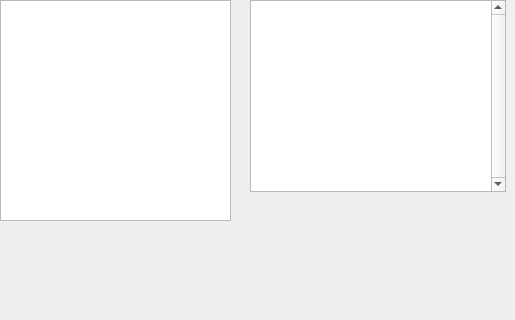
<?xml version="1.0" encoding="UTF-8"?>
<ui version="4.0">
 <class>MobileRobotsClass</class>
 <widget class="QMainWindow" name="MobileRobotsClass">
  <property name="geometry">
   <rect>
    <x>0</x>
    <y>0</y>
    <width>515</width>
    <height>320</height>
   </rect>
  </property>
  <property name="sizePolicy">
   <sizepolicy hsizetype="Fixed" vsizetype="Fixed">
    <horstretch>0</horstretch>
    <verstretch>0</verstretch>
   </sizepolicy>
  </property>
  <property name="minimumSize">
   <size>
    <width>320</width>
    <height>320</height>
   </size>
  </property>
  <property name="sizeIncrement">
   <size>
    <width>32</width>
    <height>32</height>
   </size>
  </property>
  <property name="baseSize">
   <size>
    <width>320</width>
    <height>320</height>
   </size>
  </property>
  <property name="windowTitle">
   <string>MobileRobots</string>
  </property>
  <property name="toolButtonStyle">
   <enum>Qt::ToolButtonIconOnly</enum>
  </property>
  <widget class="QWidget" name="centralWidget">
   <widget class="QGraphicsView" name="canvas">
    <property name="geometry">
     <rect>
      <x>0</x>
      <y>0</y>
      <width>231</width>
      <height>221</height>
     </rect>
    </property>
    <property name="sizeIncrement">
     <size>
      <width>32</width>
      <height>32</height>
     </size>
    </property>
    <property name="mouseTracking">
     <bool>false</bool>
    </property>
    <property name="acceptDrops">
     <bool>false</bool>
    </property>
    <property name="verticalScrollBarPolicy">
     <enum>Qt::ScrollBarAlwaysOff</enum>
    </property>
    <property name="horizontalScrollBarPolicy">
     <enum>Qt::ScrollBarAlwaysOff</enum>
    </property>
    <property name="sizeAdjustPolicy">
     <enum>QAbstractScrollArea::AdjustIgnored</enum>
    </property>
    <property name="interactive">
     <bool>true</bool>
    </property>
    <property name="renderHints">
     <set>QPainter::Antialiasing|QPainter::HighQualityAntialiasing|QPainter::SmoothPixmapTransform</set>
    </property>
    <property name="resizeAnchor">
     <enum>QGraphicsView::AnchorViewCenter</enum>
    </property>
   </widget>
   <widget class="QPlainTextEdit" name="infoWidget">
    <property name="geometry">
     <rect>
      <x>250</x>
      <y>0</y>
      <width>256</width>
      <height>192</height>
     </rect>
    </property>
    <property name="sizePolicy">
     <sizepolicy hsizetype="Fixed" vsizetype="Expanding">
      <horstretch>0</horstretch>
      <verstretch>0</verstretch>
     </sizepolicy>
    </property>
    <property name="locale">
     <locale language="English" country="UnitedStates"/>
    </property>
    <property name="verticalScrollBarPolicy">
     <enum>Qt::ScrollBarAlwaysOn</enum>
    </property>
    <property name="horizontalScrollBarPolicy">
     <enum>Qt::ScrollBarAlwaysOff</enum>
    </property>
    <property name="readOnly">
     <bool>true</bool>
    </property>
   </widget>
  </widget>
  <widget class="QMenuBar" name="menuBar">
   <property name="geometry">
    <rect>
     <x>0</x>
     <y>0</y>
     <width>515</width>
     <height>21</height>
    </rect>
   </property>
  </widget>
 </widget>
 <layoutdefault spacing="6" margin="11"/>
 <resources>
  <include location="MobileRobots.qrc"/>
 </resources>
 <connections/>
</ui>
